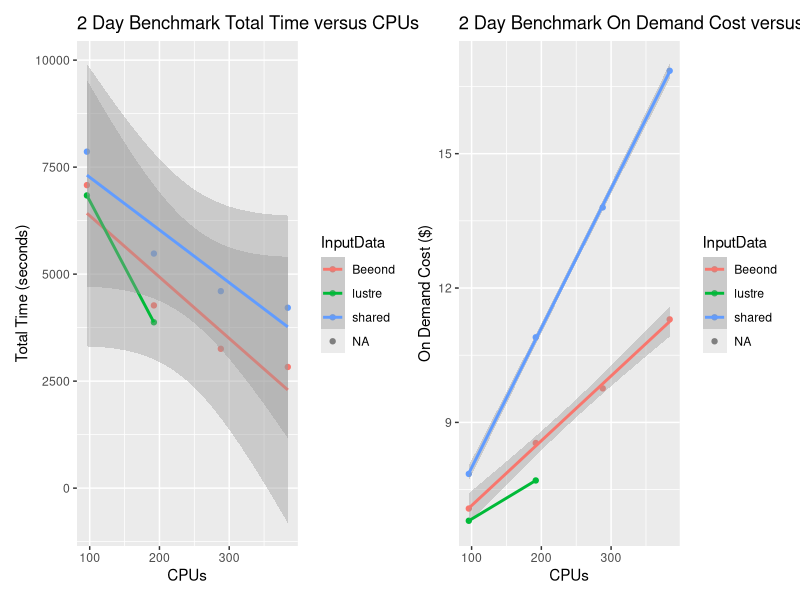

Write R code to recreate this figure.
library(ggplot2)
library(patchwork) # To display 2 charts together
library(dplyr)

# Script author: Liz Adams
# Affiliation: UNC CMAS Center 
# example from http://monashbioinformaticsplatform.github.io/2015-11-30-intro-r/ggplot.html
# 2nd example from https://r-graph-gallery.com/line-chart-dual-Y-axis-ggplot2.html

png(file = paste('hbv120', '_', 'v5.4plus', '_','Time','_','CPUs','.png',sep=''), width = 1024, height = 768, bg='white')
curr_wd<-getwd()
setwd(curr_wd)
csv_data<- read.csv("../docs/user_guide_cyclecloud/qa/scaling_HBv120.v54.csv",sep="\t", skip =0, header = TRUE, comment.char = "",check.names = FALSE, quote="", )
print(csv_data)
bad_rows <-
    is.na(csv_data$TotalTime) |
    is.na(csv_data$Day1_Timing_sec) |
    is.na(csv_data$CPUs) |
    is.na(csv_data$OnDemandCost) |
    is.na(csv_data$MS_Opt_Pin) |
    is.na(csv_data$SpotCost) 
    
#filter(csv_data, ComputeNode != HC44rs )

csv_data2 <-  subset(csv_data, ComputeNode=="HB120rs_v3")
print(csv_data2)


p1 <- ggplot(csv_data2[!bad_rows,], aes(y=as.numeric(TotalTime), x=CPUs, color=InputData)) +
    geom_point() + ggtitle("2 Day Benchmark Total Time versus CPUs") + scale_y_continuous(name = "Total Time (seconds)") + stat_smooth(method="lm")

p2 <- ggplot(csv_data2[!bad_rows,], aes(y=as.numeric(OnDemandCost), x=CPUs, color=InputData)) +
    geom_point() + ggtitle("2 Day Benchmark On Demand Cost versus CPUs") + scale_y_continuous(name = "On Demand Cost ($)") + stat_smooth(method="lm")

p3 <- ggplot(csv_data2[!bad_rows,], aes(y=as.numeric(SpotCost), x=CPUs, color=InputData)) +
    geom_point() + ggtitle("2 Day Benchmark Spot Cost versus CPUs") + scale_y_continuous(name = "On Demand Cost ($)") + stat_smooth(method="lm")

# Display both charts side by side thanks to the patchwork package
p1 + p2 
